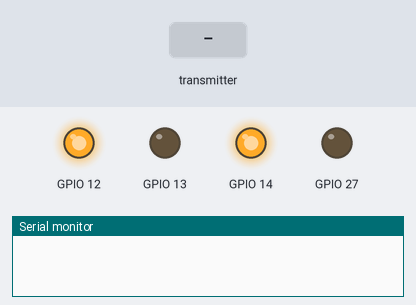
Simulated run of this sketch. Board: ESP32. Shown: output pins drawn as LEDs (lit = HIGH), the last lines printed to the serial monitor. Inputs (shaded band) come from the test bench.

Above: at 1.2 s.
1.3 s: the transmitter starts sending leftJoyYvalue = 1024
At 1.9 s:
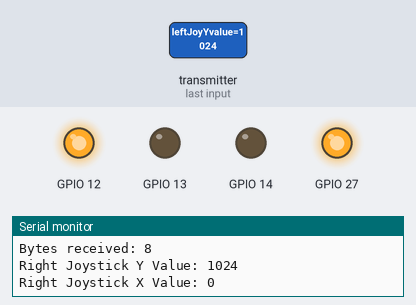
2.8 s: the transmitter starts sending leftJoyXvalue = 1024
At 4.0 s:
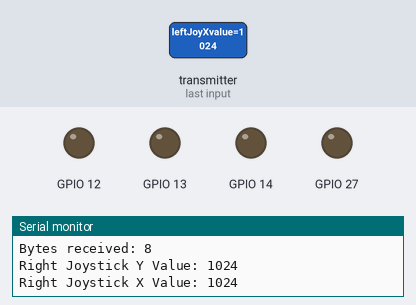
4.3 s: the transmitter starts sending leftJoyXvalue = 4095
At 5.4 s:
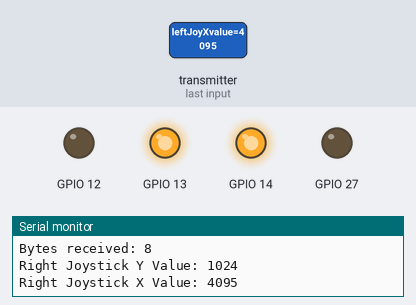
5.8 s: the transmitter starts sending leftJoyYvalue = 4095
At 6.5 s:
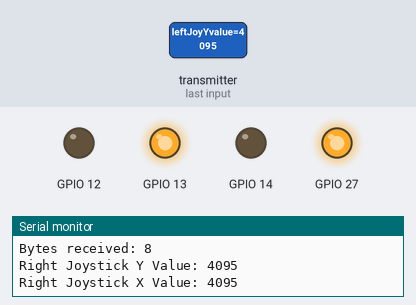
7.3 s: the transmitter starts sending leftJoyYvalue = 0
At 7.7 s:
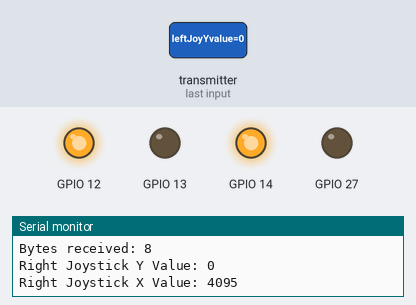
8.8 s: the transmitter starts sending leftJoyYvalue = 2048
At 10.0 s:
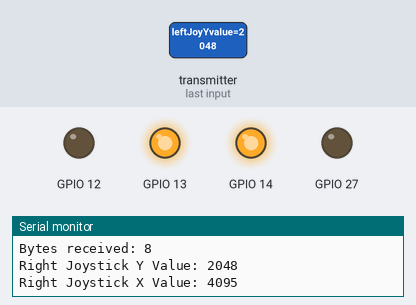
Timing chart, 0 to 11.3 s (numbered marks = the images above; inputs shaded):
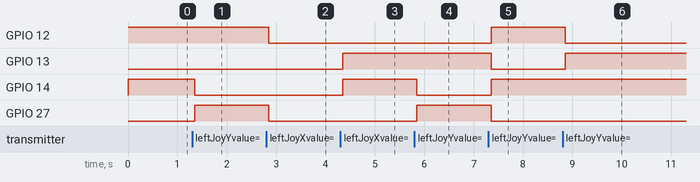

Measured:
- after the input at 1.3 s, GPIO 14: HIGH → LOW after 0.05 s; GPIO 27: LOW → HIGH after 0.05 s
- after the input at 2.8 s, GPIO 12, GPIO 27: HIGH → LOW after 0.05 s
- after the input at 4.3 s, GPIO 13, GPIO 14: LOW → HIGH after 0.05 s
- after the input at 5.8 s, GPIO 14: HIGH → LOW after 0.05 s; GPIO 27: LOW → HIGH after 0.05 s
- after the input at 7.3 s, GPIO 12, GPIO 14: LOW → HIGH after 0.05 s; GPIO 13, GPIO 27: HIGH → LOW after 0.05 s
- after the input at 8.8 s, GPIO 12: HIGH → LOW after 0.05 s; GPIO 13: LOW → HIGH after 0.05 s

The sketch:

Receiver.ino
```cpp
#include <esp_now.h>
#include <WiFi.h>
// #include <ESP32Servo.h>

// Servo myServoSWR;
// Servo myServoSW;


// Structure example to receive data
// Must match the sender structure
typedef struct struct_message {
  int leftJoyXvalue;
  int leftJoyYvalue;
  //int rightJoyXvalue;
 // int rightJoyYvalue;
  //int SWRBvalue;

} struct_message;

int m1;
int m2;
//int s1;
//int s2;
//int SWRvalue;

// Variables to keep track of the servos' rotational direction and speed
//int servoXDirection = 0; // 0 for CCW, 1 for CW
//int servoYDirection = 0; // 0 for CCW, 1 for CW
//int servoSpeed = 10; // Adjust speed as needed, lower values make it slower

// Create a struct_message called myData
struct_message readingData;

// callback function that will be executed when data is received
void OnDataRecv(const uint8_t * mac, const uint8_t *incomingData, int len) {
  memcpy(&readingData, incomingData, sizeof(readingData));
  Serial.print("Bytes received: ");
  Serial.println(len);

m1 = readingData.leftJoyYvalue;
Serial.print("Right Joystick Y Value: ");
Serial.println(readingData.leftJoyYvalue);
Serial.println();
m2 = readingData.leftJoyXvalue;
Serial.print("Right Joystick X Value: ");
Serial.println(readingData.leftJoyXvalue);
Serial.println();
// s1 = readingData.leftJoyYvalue;
// Serial.print("Left Joystick Y Value: ");
// Serial.println(readingData.leftJoyYvalue);
// Serial.println();
// s2 = readingData.leftJoyXvalue;
// Serial.print("Left Joystick X Value: ");
// Serial.println(readingData.leftJoyXvalue);
// Serial.println();
// SWRvalue= readingData.SWRBvalue;
// Serial.print("Button condition : ");
// Serial.println(SWRvalue);
// Serial.println();
}

void setup() {
  // Initialize Serial Monitor
  Serial.begin(115200);

  pinMode(13, OUTPUT);
  pinMode(12, OUTPUT);
  pinMode(14, OUTPUT);
  pinMode(27, OUTPUT);
  // myServoSWR.attach(2);
  // myServoSW.attach(4);
  // myServoSWR.write(0);
  // myServoSW.write(90);


  // Set device as a Wi-Fi Station
  WiFi.mode(WIFI_STA);

  // Init ESP-NOW
  if (esp_now_init() != ESP_OK) {
    Serial.println("Error initializing ESP-NOW");
    return;
  }

  // Once ESPNow is successfully Init, we will register for recv CB to
  // get recv packer info
  esp_now_register_recv_cb(OnDataRecv);
}

void loop() {

  // if(SWRvalue==HIGH)
  // {
  //   myServoSW.write(90);
  //   myServoSWR.write(0);
  // }
  // else
  // {

  // }

if (m1 < 100)
{
  digitalWrite(12, HIGH);
  digitalWrite(13, LOW);
  digitalWrite(14, HIGH);
  digitalWrite(27, LOW);
}
else if (m1 > 3500)
{
  digitalWrite(13, HIGH);
  digitalWrite(12, LOW);
  digitalWrite(27, HIGH);
  digitalWrite(14, LOW);
}

else if (m2 < 100)
{
  digitalWrite(12, HIGH);
  digitalWrite(13, LOW);
  digitalWrite(27, HIGH);
  digitalWrite(14, LOW);
}

else if (m2> 3500)
{
  digitalWrite(12, LOW);
  digitalWrite(13, HIGH);
  digitalWrite(27, LOW);
  digitalWrite(14, HIGH);
}

else
{
  digitalWrite(12, LOW);
  digitalWrite(13, LOW);
  digitalWrite(27, LOW);
  digitalWrite(14, LOW);
}

  //   // Rotate servoX based on joystick X position
  // if (s1 < 150) {
  //   // Joystick X at minimum, gradually rotate CCW
  //   if (myServoSWR.read() > 0) {
  //     myServoSWR.write(myServoSWR.read() - servoSpeed);
  //     delay(50);
  //     return;

  //   }
  //   servoXDirection = 0; // Set direction to CCW
  //   return;
  // }
  //  else if (s1 > 3500) {
  //   // Joystick X at maximum, gradually rotate CW
  //   if (myServoSWR.read() < 180) {
  //     myServoSWR.write(myServoSWR.read() + servoSpeed);
  //     delay(50);
  //     return;

  //   }
  //   servoXDirection = 1; // Set direction to CW
  //   return;
  // } else {
  //   // Joystick X at any other position, stop servoX
  //   servoXDirection = -1; // Set direction to stop
  // }

  // // Rotate servoY based on joystick Y position
  // if (s2 < 150) {
  //   // Joystick Y at minimum, gradually rotate CCW
  //   if (myServoSW.read() > 0) {
  //     myServoSW.write(myServoSW.read() - servoSpeed);
  //     delay(50);
  //     return;
  //   }
  //   servoYDirection = 0; // Set direction to CCW
  //   return;
  // } else if (s2 > 3500) {
  //   // Joystick Y at maximum, gradually rotate CW
  //   if (myServoSW.read() < 180) {
  //     myServoSW.write(myServoSW.read() + servoSpeed);
  //     delay(50);
  //     return;
  //   }
  //   servoYDirection = 1; // Set direction to CW
  //   return;
  // } else {
  //   // Joystick Y at any other position, stop servoY
  //   servoYDirection = -1; // Set direction to stop
  //   return;
  // }

}
```
